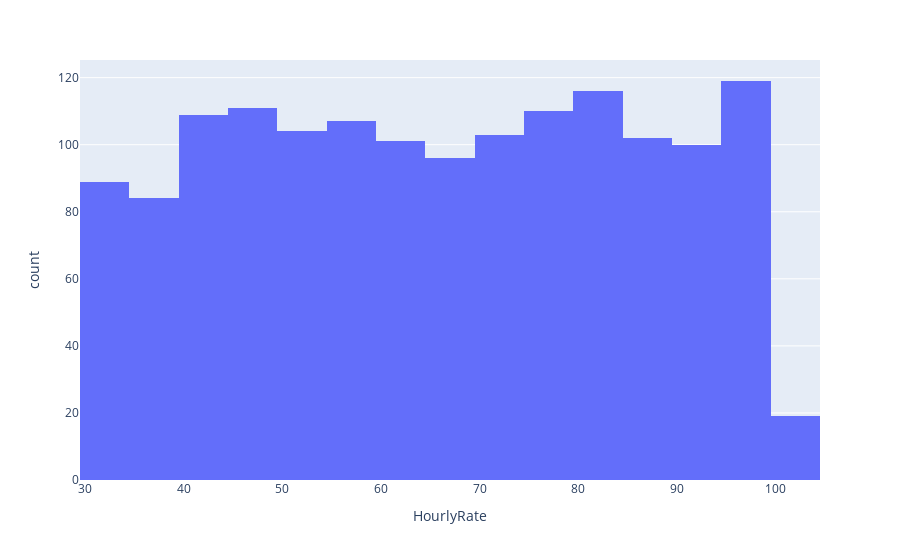

Write notebook code for a chart like this one.
### Markdown cell above
Most people having a MonthlyIncome between 2000-2999 are likely to leave the company and as the salary range increases the attrition rate decreases.

### Code cell
fig1 = px.histogram(df,x = 'HourlyRate')
fig1.show()

### Figure 1 — Plotly figure (JSON) as saved in the notebook; plotly's stock layout.template omitted (floating-point values rounded to 4 significant figures; data arrays with more than 128 entries replaced by an {"elided": "..."} marker saying what was removed)
{"data": [{"alignmentgroup": "True", "bingroup": "x", "hovertemplate": "HourlyRate=%{x}<br>count=%{y}<extra></extra>", "legendgroup": "", "marker": {"color": "#636efa"}, "name": "", "offsetgroup": "", "orientation": "v", "showlegend": false, "type": "histogram", "x": {"elided": "1470 int values"}, "xaxis": "x", "yaxis": "y"}], "layout": {"barmode": "relative", "legend": {"tracegroupgap": 0}, "margin": {"t": 60}, "xaxis": {"anchor": "y", "domain": [0, 1], "title": {"text": "HourlyRate"}}, "yaxis": {"anchor": "x", "domain": [0, 1], "title": {"text": "count"}}}}
